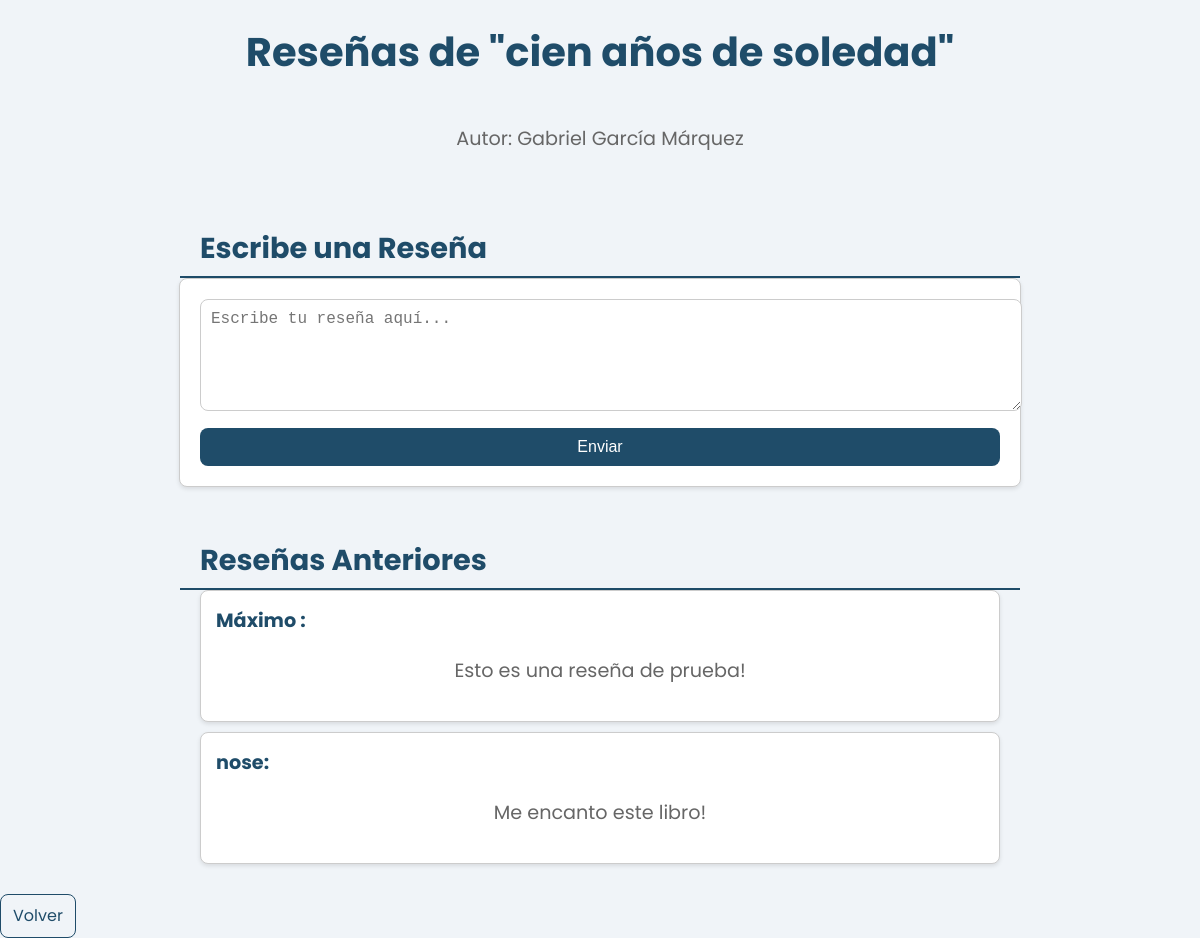
/book/1/reviews, run on the app's committed database.
### models.py (models this page shows)
class Book(db.Model):
    id = db.Column(db.Integer, primary_key=True)
    title = db.Column(db.String(150), nullable=False)
    author = db.Column(db.String(100), nullable=False, default="")
    genre = db.Column(db.String(50), nullable=False, default="")
    added_date = db.Column(db.Date, default=date.today)
    expiration_date = db.Column(db.Date, nullable=True)
    available = db.Column(db.Boolean, default=True)
    cover_image = db.Column(db.String(255), nullable=True)
    requested_by = db.Column(db.Integer, db.ForeignKey('user.id'), default=None)
    notification_sent = db.Column(db.Boolean, default=False)

class Review(db.Model):
    id = db.Column(db.Integer, primary_key=True)
    content = db.Column(db.Text, nullable=False)
    user_id = db.Column(db.Integer, db.ForeignKey('user.id'), nullable=False)
    book_id = db.Column(db.Integer, db.ForeignKey('book.id'), nullable=False)
    user = db.relationship('User', backref='reviews')
    book = db.relationship('Book', backref='reviews')

class User(db.Model):
    id = db.Column(db.Integer, primary_key=True)
    name = db.Column(db.String(150), nullable=False)
    password = db.Column(db.String(150), nullable=False)
    email = db.Column(db.String(150), nullable=False, unique=True)
    rol = db.Column(db.String(10), default='CLIENTE', nullable=False)

### app.py (the view, shortened to what this page needs)
@app.route("/book/<int:book_id>/reviews", methods=["GET", "POST"])
def book_reviews(book_id):
    book = Book.query.get(book_id)
    if not book:
        return "Libro no encontrado", 404
    reviews = Review.query.filter_by(book_id=book_id).all()
    return render_template("book_reviews.html", book=book, reviews=reviews)

### templates/book_reviews.html (shortened to what this page needs)
<!DOCTYPE html>
<html lang="es">
<head>
    <link rel="stylesheet" href="{{ url_for('static', filename='reviews.css') }}">
</head>
<body>
    <h1>Reseñas de "{{ book.title }}"</h1>
    <p>Autor: {{ book.author }}</p>
    <h2>Escribe una Reseña</h2>
    <form method="POST">
        <textarea name="review_content" rows="5" cols="40" placeholder="Escribe tu reseña aquí..."></textarea>
        <br>
        <button type="submit">Enviar</button>
    </form>
    <h2>Reseñas Anteriores</h2>
    {% if reviews %}
        <ul>
            {% for review in reviews %}
                <li>
                    <strong>{{ review.user.name }}:</strong>
                    <p>{{ review.content }}</p>
                </li>
            {% endfor %}
        </ul>
    {% else %}
        <p>No hay reseñas todavía. ¡Sé el primero en dejar una!</p>
    {% endif %}
    <a href="/main">Volver</a>
</body>
</html>

### static/reviews.css (style rules this page uses)
body { font-family: 'Poppins', sans-serif; line-height: 1.6; margin: 0; padding: 0; background-color: #f0f4f8; color: #333; }
body > * { margin: 0 auto; max-width: 800px; padding: 20px; }
h1 { text-align: center; color: #1f4c69; font-size: 2.5rem; }
h2 { margin-top: 30px; color: #1f4c69; font-size: 1.8rem; border-bottom: 2px solid #1f4c69; padding-bottom: 5px; }
p { text-align: center; font-size: 1.2rem; color: #666; }
form { background: #ffffff; border: 1px solid #cccccc; border-radius: 8px; padding: 20px; margin-bottom: 20px; box-shadow: 0 2px 4px rgba(0, 0, 0, 0.1); }
textarea { width: 100%; padding: 10px; font-size: 1rem; border: 1px solid #cccccc; border-radius: 8px; resize: vertical; }
button { display: block; width: 100%; padding: 10px; background-color: #1f4c69; color: white; border: none; border-radius: 8px; font-size: 1rem; cursor: pointer; margin-top: 10px; }
ul { list-style: none; padding: 0; }
li { background: #ffffff; border: 1px solid #cccccc; border-radius: 8px; padding: 15px; margin-bottom: 10px; box-shadow: 0 2px 4px rgba(0, 0, 0, 0.1); }
strong { color: #1f4c69; font-size: 1.2rem; }
a { display: inline-block; margin-top: 20px; text-align: center; color: #1f4c69; text-decoration: none; font-size: 1rem; border: 1px solid #1f4c69; padding: 8px 12px; border-radius: 8px; }

### data on the page
Book: title "cien años de soledad", author "Gabriel García Márquez"
Review: user.name "Máximo", content "Esto es una reseña de prueba!"
Review: user.name "nose", content "Me encanto este libro!"
